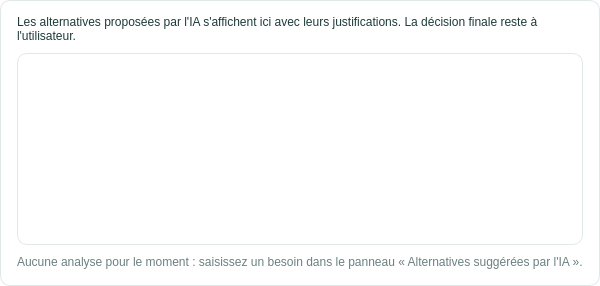
               <widget class="QFrame" name="frameDetailIAStock">
                <property name="styleSheet">
                 <string>.QFrame { background-color:white; border:1px solid #E0E8E8; border-radius:10px; }</string>
                </property>
                <layout class="QVBoxLayout" name="layoutSubstitutions">
                 <property name="spacing">
                  <number>10</number>
                 </property>
                 <property name="leftMargin">
                  <number>16</number>
                 </property>
                 <property name="topMargin">
                  <number>14</number>
                 </property>
                 <property name="rightMargin">
                  <number>16</number>
                 </property>
                 <property name="bottomMargin">
                  <number>16</number>
                 </property>
                 <item>
                  <widget class="QLabel" name="lblConseilIAStock">
                   <property name="styleSheet">
                    <string>color:#1E3A3A; font-size:12px;</string>
                   </property>
                   <property name="text">
                    <string>Les alternatives proposées par l'IA s'affichent ici avec leurs justifications. La décision finale reste à l'utilisateur.</string>
                   </property>
                   <property name="textFormat">
                    <enum>Qt::TextFormat::RichText</enum>
                   </property>
                   <property name="wordWrap">
                    <bool>true</bool>
                   </property>
                  </widget>
                 </item>
                 <item>
                  <widget class="QTableWidget" name="tableSuggestionsIAStock">
                   <property name="styleSheet">
                    <string>QTableWidget { background:white; border:1px solid #E0E8E8; border-radius:10px;
  gridline-color:#EEF2F2; font-size:12px; color:#1E3A3A; }
QHeaderView::section { background:#F7FAFA; color:#1E3A3A; font-weight:bold; font-size:12px;
  border:none; border-bottom:1px solid #E0E8E8; padding-left:8px; }
QTableWidget::item { padding-left:8px; }
QTableWidget::item:selected { background:#E6F2F1; color:#1E3A3A; }
QTableWidget::indicator { width:16px; height:16px; }</string>
                   </property>
                  </widget>
                 </item>
                 <item>
                  <widget class="QLabel" name="lblAucuneSuggestionIAStock">
                   <property name="styleSheet">
                    <string>color:#6B8080; font-size:12px;</string>
                   </property>
                   <property name="text">
                    <string>Aucune analyse pour le moment : saisissez un besoin dans le panneau « Alternatives suggérées par l'IA ».</string>
                   </property>
                  </widget>
                 </item>
                </layout>
               </widget>
